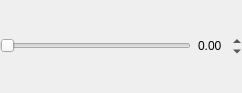
<?xml version="1.0" encoding="UTF-8"?>
<ui version="4.0">
 <class>Form</class>
 <widget class="QWidget" name="Form">
  <property name="geometry">
   <rect>
    <x>0</x>
    <y>0</y>
    <width>242</width>
    <height>93</height>
   </rect>
  </property>
  <property name="windowTitle">
   <string>Form</string>
  </property>
  <layout class="QGridLayout" name="gridLayout">
   <property name="leftMargin">
    <number>0</number>
   </property>
   <property name="topMargin">
    <number>0</number>
   </property>
   <property name="rightMargin">
    <number>0</number>
   </property>
   <property name="bottomMargin">
    <number>0</number>
   </property>
   <property name="spacing">
    <number>0</number>
   </property>
   <item row="0" column="0">
    <widget class="QSlider" name="slider">
     <property name="sizePolicy">
      <sizepolicy hsizetype="Expanding" vsizetype="Preferred">
       <horstretch>0</horstretch>
       <verstretch>0</verstretch>
      </sizepolicy>
     </property>
     <property name="autoFillBackground">
      <bool>false</bool>
     </property>
     <property name="maximum">
      <number>100</number>
     </property>
     <property name="orientation">
      <enum>Qt::Horizontal</enum>
     </property>
    </widget>
   </item>
   <item row="0" column="1">
    <widget class="QDoubleSpinBox" name="spinbox">
     <property name="styleSheet">
      <string notr="true">background-color: transparent;</string>
     </property>
     <property name="wrapping">
      <bool>false</bool>
     </property>
     <property name="frame">
      <bool>false</bool>
     </property>
     <property name="alignment">
      <set>Qt::AlignCenter</set>
     </property>
     <property name="buttonSymbols">
      <enum>QAbstractSpinBox::UpDownArrows</enum>
     </property>
     <property name="showGroupSeparator" stdset="0">
      <bool>false</bool>
     </property>
     <property name="maximum">
      <double>1.000000000000000</double>
     </property>
     <property name="singleStep">
      <double>0.010000000000000</double>
     </property>
    </widget>
   </item>
  </layout>
 </widget>
 <resources/>
 <connections/>
</ui>
